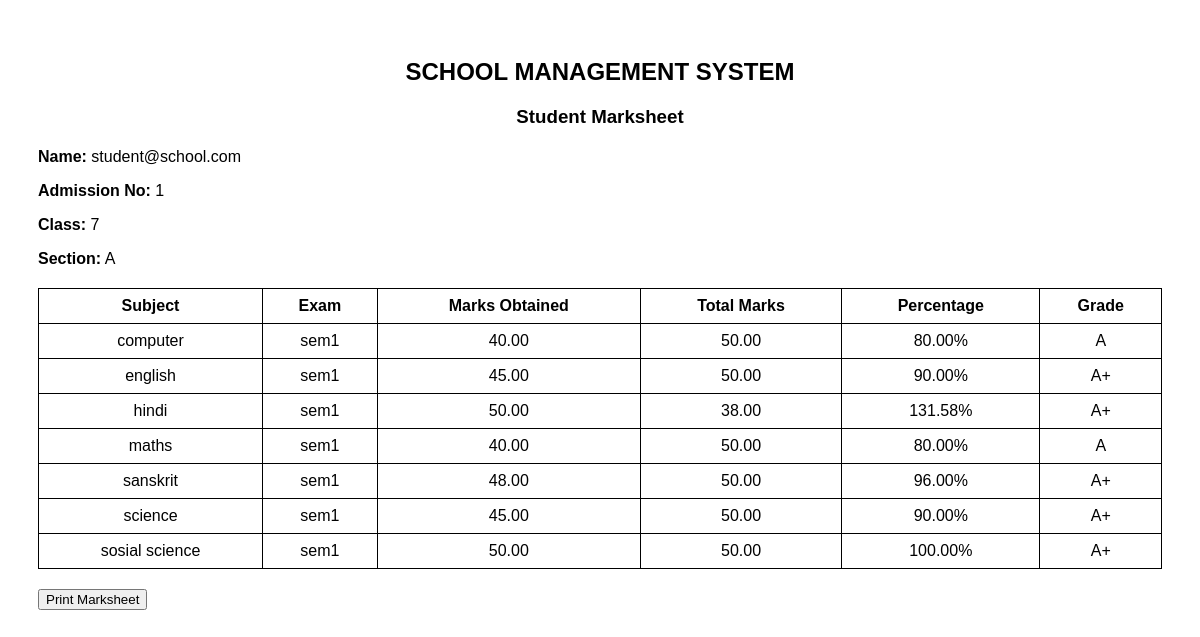
Page /dashboard/admin/marks/marks/1/print/ (signed in) on the committed database.
### profiles/models.py (models this page shows, shortened)
class StudentProfile(models.Model):
    user = models.OneToOneField(CustomUser, on_delete=models.CASCADE)
    admission_no = models.CharField(max_length=20, unique=True)
    class_name = models.CharField(max_length=20)
    section = models.CharField(max_length=10)
    date_of_birth = models.DateField()

### accounts/models.py (models this page shows, shortened)
class CustomUser(AbstractUser):
    username = None
    email = models.EmailField(unique=True)
    ROLE_CHOICES = (
        ('ADMIN','Admin'),
        ('TEACHER','Teacher'),
        ('STUDENT','Student'),
        ('PARENT','Parent'),
    )
    role = models.CharField(max_length=10, choices=ROLE_CHOICES)
    USERNAME_FIELD = 'email'
    REQUIRED_FIELDS = []
    objects = CustomUserManager()

### marks/models.py (models this page shows, shortened)
class Subject(models.Model):
    name = models.CharField(max_length=100)
    class_name = models.CharField(max_length=20)
    class Meta:
        unique_together = ("name", "class_name")
        ordering = ["class_name", "name"]

class MarkRecord(models.Model):
    student = models.ForeignKey(StudentProfile, on_delete=models.CASCADE)
    subject = models.ForeignKey(Subject, on_delete=models.CASCADE)
    exam_name = models.CharField(max_length=100)
    marks_obtained = models.DecimalField(max_digits=6, decimal_places=2)
    total_marks = models.DecimalField(max_digits=6, decimal_places=2)
    entered_by = models.ForeignKey(CustomUser, on_delete=models.CASCADE)
    created_at = models.DateTimeField(auto_now_add=True)
    class Meta:
        unique_together = ('student', 'subject', 'exam_name')
        indexes = [
            models.Index(fields=["student"]),
            models.Index(fields=["subject"]),
            models.Index(fields=["exam_name"]),
        ]
        ordering = ["student", "subject"]

### accounts/decorators.py (the view)
        def wrapper_func(request, *args, **kwargs):
            if not request.user.is_authenticated:
                return redirect('login')
            if request.user.role not in allowed_roles:
                return HttpResponseForbidden("Forbidden")
            return view_func(request, *args, **kwargs)

### accounts/permissions.py (called while the page is built, shortened)
def can_view_student(user, student_profile):
    if user.role == "ADMIN":
        return True

### audit/utils.py (called while the page is built)
def get_client_ip(request):
    x_forwarded_for = request.META.get('HTTP_X_FORWARDED_FOR')
    if x_forwarded_for:
        return x_forwarded_for.split(',')[0]
    return request.META.get('REMOTE_ADDR')

### marks/templates/marks/marksheet.html (shortened to what this page needs)
<!DOCTYPE html>
<html>
<head>
</head>
<body>
<div class="header">
    <h2>SCHOOL MANAGEMENT SYSTEM</h2>
    <h3>Student Marksheet</h3>
</div>
<div class="student-info">
    <p><strong>Name:</strong> {{ student.user.email }}</p>
    <p><strong>Admission No:</strong> {{ student.admission_no }}</p>
    <p><strong>Class:</strong> {{ student.class_name }}</p>
    <p><strong>Section:</strong> {{ student.section }}</p>
</div>
<table>
    <thead>
        <tr>
            <th>Subject</th>
            <th>Exam</th>
            <th>Marks Obtained</th>
            <th>Total Marks</th>
            <th>Percentage</th>
            <th>Grade</th>
        </tr>
    </thead>
    <tbody>
        {% for item in marks_data %}
        <tr>
            <td>{{ item.subject }}</td>
            <td>{{ item.exam_name }}</td>
            <td>{{ item.marks_obtained }}</td>
            <td>{{ item.total_marks }}</td>
            <td>{{ item.percentage }}%</td>
            <td>{{ item.grade }}</td>
        </tr>
        {% endfor %}
    </tbody>
</table>
<div class="print-btn">
    <button onclick="window.print()">Print Marksheet</button>
</div>
</body>
</html>

### marks/templates/marks/marksheet.html (style rules this page uses)
body { font-family: Arial, sans-serif; padding: 30px; }
.header { text-align: center; }
.student-info { margin-top: 20px; }
table { width: 100%; border-collapse: collapse; margin-top: 20px; }
table, th, td { border: 1px solid black; }
th, td { padding: 8px; text-align: center; }
.print-btn { margin-top: 20px; }

### rows in the picture
StudentProfile: user.email "student@school.com", admission_no "1", class_name "7", section "A"
Subject: subject "computer"
MarkRecord: exam_name "sem1", marks_obtained "40.00", total_marks "50.00"
Subject: subject "english"
MarkRecord: exam_name "sem1", marks_obtained "45.00", total_marks "50.00"
Subject: subject "hindi"
MarkRecord: exam_name "sem1", marks_obtained "50.00", total_marks "38.00"
Subject: subject "maths"
MarkRecord: exam_name "sem1", marks_obtained "40.00", total_marks "50.00"
Subject: subject "sanskrit"
MarkRecord: exam_name "sem1", marks_obtained "48.00", total_marks "50.00"
Subject: subject "science"
MarkRecord: exam_name "sem1", marks_obtained "45.00", total_marks "50.00"
Subject: subject "sosial science"
MarkRecord: exam_name "sem1", marks_obtained "50.00", total_marks "50.00"

### other values in the picture
{{ item.percentage }} "80.00" "90.00" "131.58" "80.00" "96.00" "90.00" "100.00"
{{ item.grade }} "A" "A+" "A+" "A" "A+" "A+" "A+"
